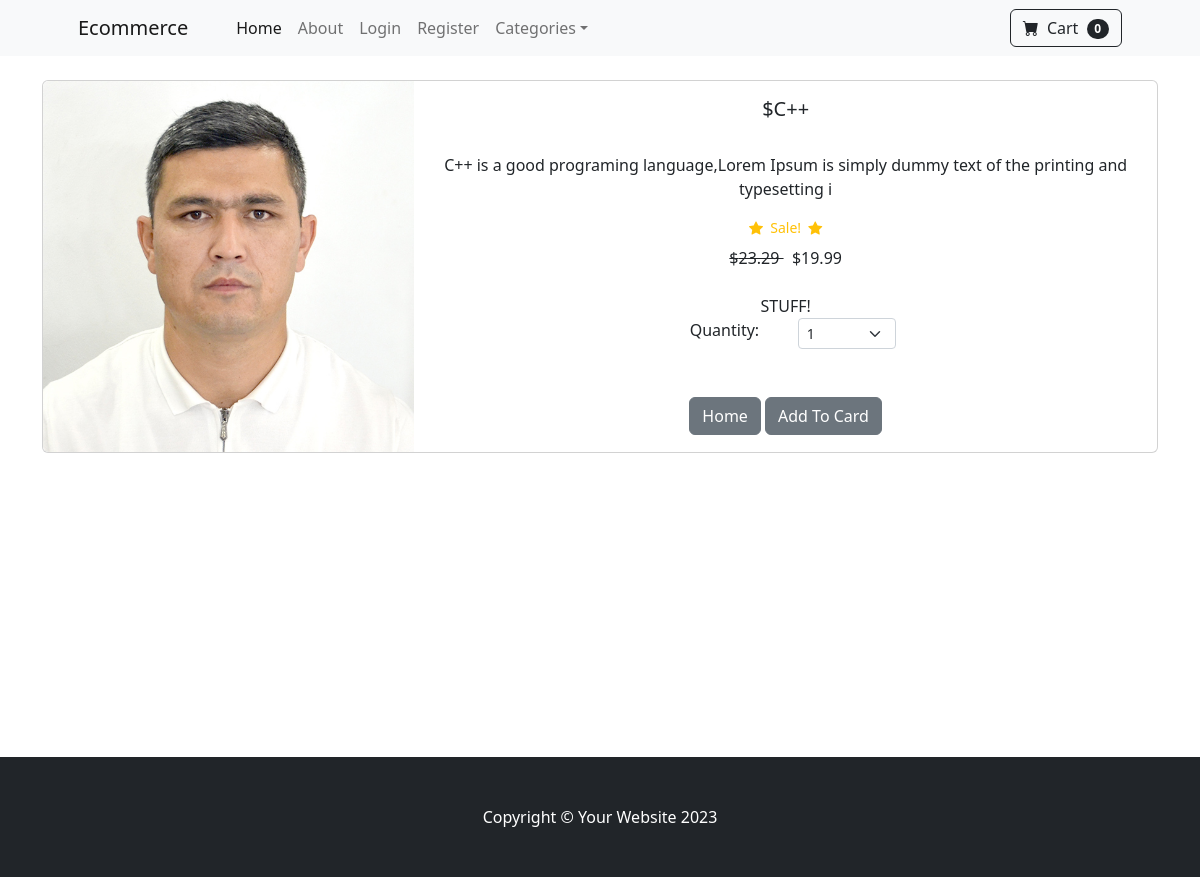
Page /product/1 on the committed database.
### store/models.py (models this page shows, shortened)
class Product(models.Model):
    name = models.CharField(max_length=50)
    price = models.DecimalField(default=0, decimal_places=2, max_digits=6)
    category = models.ForeignKey(Category, on_delete=models.CASCADE, default=1)
    description = models.CharField(max_length=100, default='', blank=True, null=True)
    image = models.ImageField(upload_to='uploads/product/')
    is_sale = models.BooleanField(default=False)
    sale_price = models.DecimalField(default=0, decimal_places=2, max_digits=6)

### store/views.py (the view)
# urls.py: path('product/<int:pk>', views.product, name='product'),
def product(request, pk):
    product = Product.objects.get(id=pk)
    return render(request, 'store/product.html', {'product':product})

### cart/cart.py (called while the page is built)
    def __len__(self):
        return len(self.cart)

### cart/context_processors.py (called while the page is built)
def cart(request):
    return {'cart': Cart(request)}

### store/templates/store/product.html (shortened to what this page needs)
{% extends 'store/base.html' %}
{% block content %}
<div class="container">
    <div class="card mb-3">
        <div class="row g-0">
          <div class="col-md-4">
            <img src="{{ product.image.url }}" class="img-fluid rounded-start" alt="...">
          </div>
          <div class="col-md-8">
            <div class="card-body">
                <center>
                <h5 class="card-title">${{ product.name }}</h5>
                <p class="card-text justified">{{ product.description }}</p>
                {% if product.is_sale %}
                <div class="d-flex
                    justify-content-center small
                    text-warning mb-2 ">
                    <div class="bi-star-fill"></div>
                    &nbsp;&nbsp;Sale!&nbsp;&nbsp;
                    <div class="bi-star-fill"></div>
                </div>
                    <strike>
                    ${{ product.price }}
                    </strike>
                    &nbsp
                    ${{ product.sale_price }}
                {% else %}
                    ${{ product.price }}
                {% endif %}
                  STUFF!
                  <div class="row justify-content-center">
                    <div class="col-md-2">Quantity:</div>
                    <div class="col-md-2">
                      <select class="form-select form-select-sm" id="qty-cart">
                        <option value="1">1</option>
                      </select>
                    </div>
                  </div>
                <a href="{% url 'home' %}" class="btn btn-secondary">Home</a>
                <button type="button" value="{{ product.id }}" id="add-cart" class="btn btn-secondary">
                  Add To Card</button>
                </center>
            </div>
          </div>
        </div>
      </div>
</div>
{% endblock %}

### rows in the picture
Product: image (picture), name "C++", description "C++ is a good programing language,Lorem Ipsum is simply dummy text of the printing and typesetting i", price "23.29", sale_price "19.99"

### other values in the picture
{{ cart|length }} "0"
